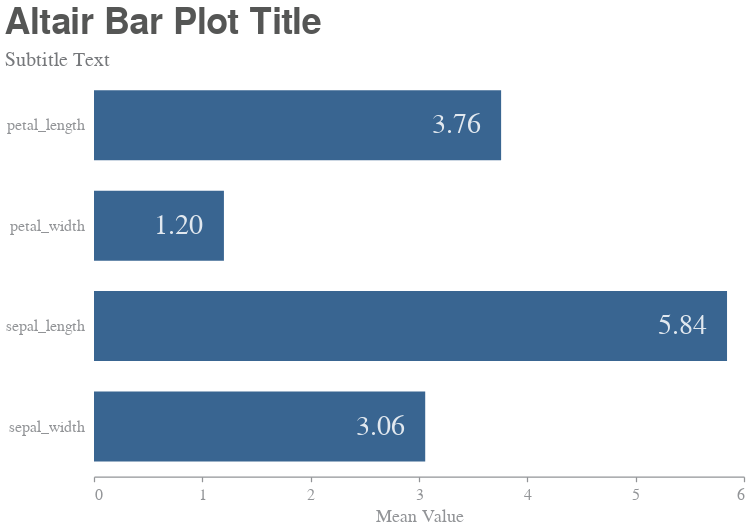

Notebook cell for this chart:
### Code cell
# data
bar_data = pd.DataFrame(df_iris.mean()).reset_index()
bar_data.columns = ["Feature", "Mean_Value"]
# bars
bars = alt.Chart(bar_data).mark_bar(
    size=70,
).encode(
    x=alt.X("Mean_Value:Q", title="Mean Value"),
    y=alt.Y("Feature:N", title=None),
    opacity=alt.value(0.85)
)
# text 
text = bars.mark_text(
    size=28,
    color="white",
    align='center',
    baseline='middle',
    dx=-45,
).encode(
    text=alt.Text('Mean_Value:Q', format=',.3r')
)
# chart
chart = alt.layer(bars, text).properties(
    title={"text" : "Altair Bar Plot Title",  
           "subtitle" : "Subtitle Text",
           "offset" : 4},
    width=width, height=height,
).configure_axisY(
    domainOpacity=0,
    labelPadding=10,
    tickSize=0,
)
# display
chart.display()

### Figure 1 — Vega-Lite specification as saved in the notebook (floating-point values rounded to 4 significant figures)
{"background": "white", "config": {"axis": {"grid": false, "domainColor": "#929497", "domainWidth": 1.25, "tickColor": "#929497", "tickSize": 5, "tickWidth": 1.25, "tickCount": 6, "titleFont": "Helvetica Neue", "titleColor": "#929497", "titleFontSize": 18, "titleFontWeight": 400, "titlePadding": 5, "labelFont": "Helvetica Neue", "labelColor": "#929497", "labelFontSize": 16, "labelFontWeight": 400, "labelPadding": 5}, "axisX": {"titlePadding": 5}, "axisY": {"titlePadding": 10, "domainOpacity": 0, "labelPadding": 10, "tickSize": 0}, "title": {"font": "Helvetica Neue", "color": "#555655", "fontSize": 36, "fontWeight": 600, "subtitleFont": "Helvetica Neue", "subtitleColor": "#76787B", "subtitleFontSize": 20, "subtitleFontWeight": 400, "subtitlePadding": 8, "anchor": "start", "offset": 14}, "legend": {"titleFont": "Helvetica Neue", "titleColor": "#929497", "titleFontSize": 16, "titleFontWeight": 600, "titlePadding": 5, "labelFont": "Helvetica Neue", "labelColor": "#929497", "labelFontSize": 16, "labelFontWeight": 400, "offset": 20, "padding": 5}, "header": {"titleFont": "Helvetica Neue", "titleColor": "#929497", "titleFontSize": 18, "titleFontWeight": 400, "labelFont": "Helvetica Neue", "labelColor": "#929497", "labelFontSize": 16, "labelFontWeight": 400}, "range": {"category": ["#174A7E", "#0C8040", "#C3514E", "#F79747", "#663399"], "diverging": ["#76787B", "#828282", "#929497", "#A6A6A5", "#BFBEBE"]}, "view": {"stroke": "transparent"}, "circle": {"color": "#174A7E", "size": 100}, "point": {"filled": true}, "bar": {"color": "#174A7E"}, "line": {"color": "#174A7E"}, "text": {"font": "Helvetica Neue", "fontSize": 18, "color": "#76787B"}, "rule": {"size": 1.25, "color": "#929497"}, "area": {"fill": "#174A7E"}}, "layer": [{"mark": {"type": "bar", "size": 70}, "encoding": {"opacity": {"value": 0.85}, "x": {"type": "quantitative", "field": "Mean_Value", "title": "Mean Value"}, "y": {"type": "nominal", "field": "Feature", "title": null}}}, {"mark": {"type": "text", "align": "center", "baseline": "middle", "color": "white", "dx": -45, "size": 28}, "encoding": {"opacity": {"value": 0.85}, "text": {"type": "quantitative", "field": "Mean_Value", "format": ",.3r"}, "x": {"type": "quantitative", "field": "Mean_Value", "title": "Mean Value"}, "y": {"type": "nominal", "field": "Feature", "title": null}}}], "data": {"name": "data-53c3bbcd4fc10e21285a9179239aa166"}, "height": 401.7, "title": {"text": "Altair Bar Plot Title", "subtitle": "Subtitle Text", "offset": 4}, "width": 650, "$schema": "https://vega.github.io/schema/vega-lite/v4.8.1.json", "datasets": {"data-53c3bbcd4fc10e21285a9179239aa166": [{"Feature": "sepal_length", "Mean_Value": 5.843}, {"Feature": "sepal_width", "Mean_Value": 3.057}, {"Feature": "petal_length", "Mean_Value": 3.758}, {"Feature": "petal_width", "Mean_Value": 1.199}]}}
